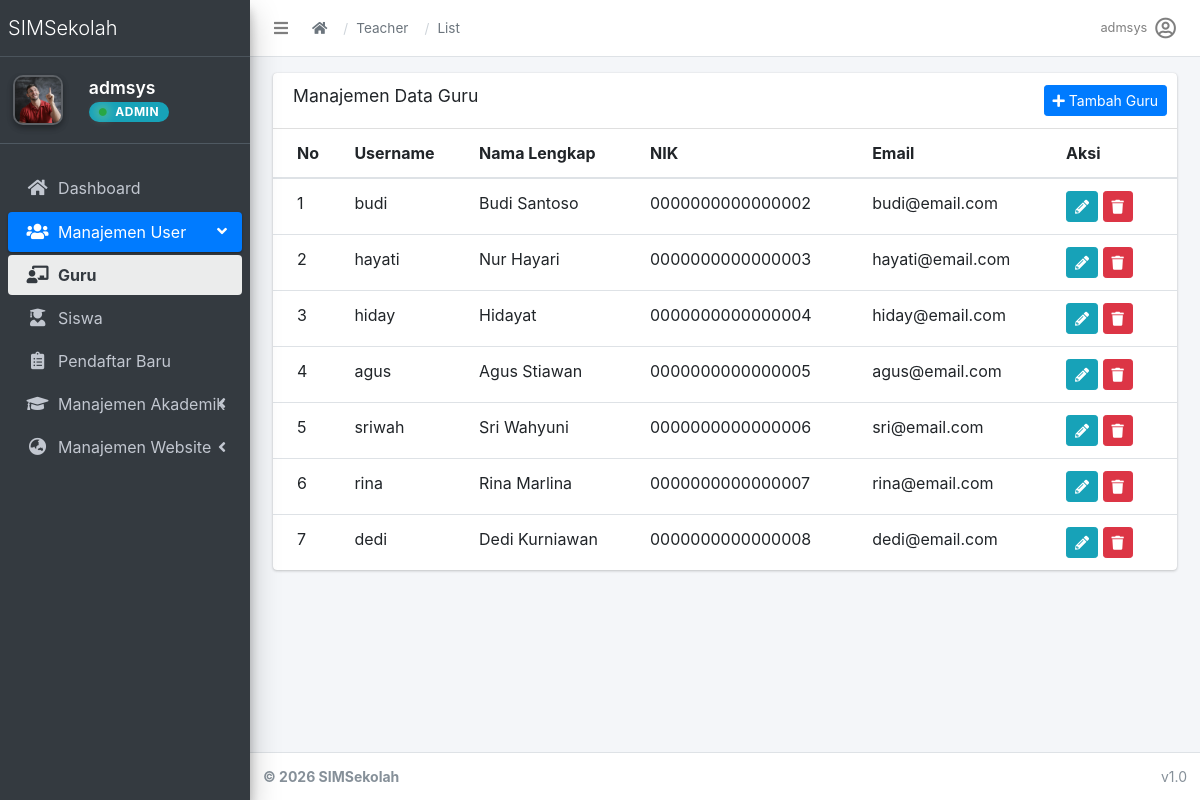
/accounts/teachers/ (signed in), run on an earlier commit of the app's database.
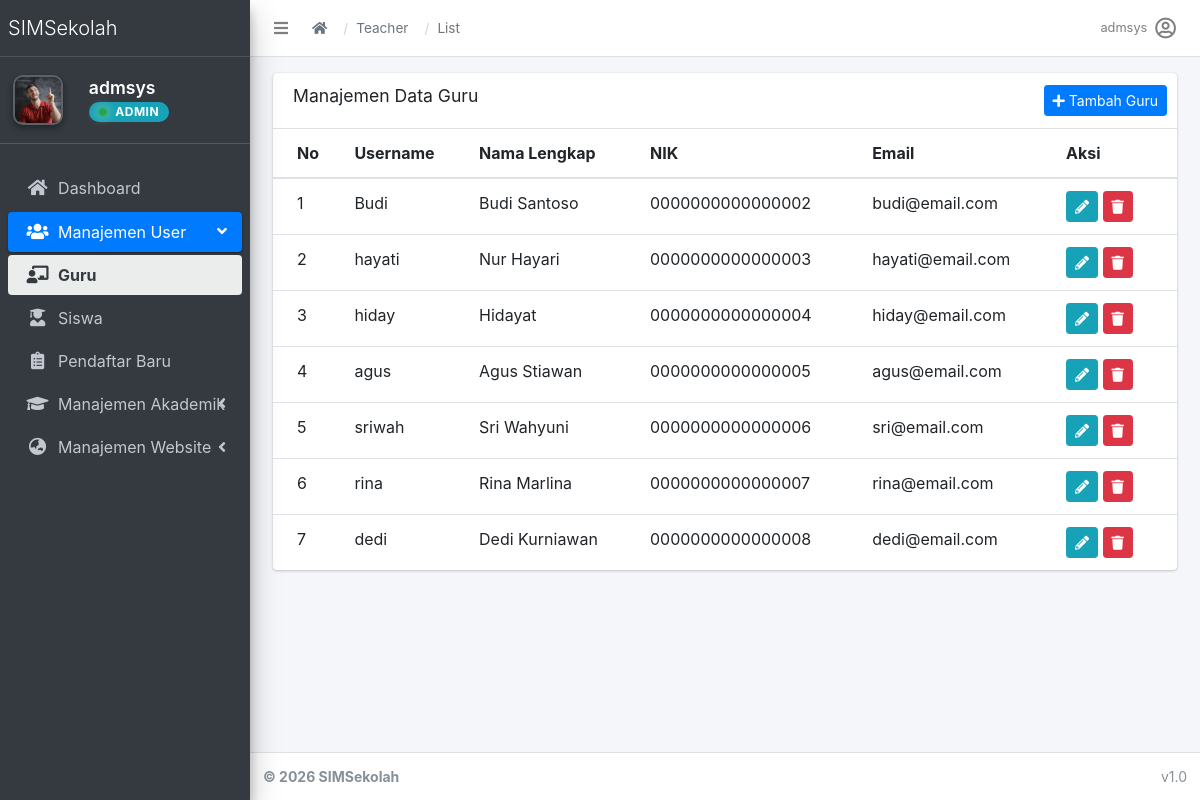
And on a later commit of the database.
### apps/accounts/models.py (models this page shows, shortened)
class User(AbstractUser):
    role = models.CharField(
        max_length=20,
        choices=(
            ('admin', 'Admin'),
            ('operator', 'Operator'),
            ('teacher', 'Teacher'),
            ('student', 'Student'),
        ),
        default='student'
    )

class UserProfile(models.Model):
    GENDER_CHOICES = (
        ('L', 'Laki-laki'),
        ('P', 'Perempuan'),
    )
    user = models.OneToOneField(User, on_delete=models.CASCADE)
    nama_lengkap = models.CharField(max_length=150, blank=True)
    nik = models.CharField(max_length=16, blank=True)
    jenis_kelamin = models.CharField(max_length=1, choices=GENDER_CHOICES, blank=True)
    tempat_lahir = models.CharField(max_length=100, blank=True)
    tanggal_lahir = models.DateField(null=True, blank=True)
    nama_ibu_kandung = models.CharField(max_length=150, blank=True)
    nama_sekolah = models.CharField(max_length=200, blank=True)
    npsn = models.CharField(max_length=20, blank=True)
    alamat_sekolah = models.TextField(blank=True)
    email_unit_kerja = models.EmailField(blank=True)
    alamat_rumah = models.TextField(blank=True)
    no_hp = models.CharField(max_length=20, blank=True)
    email_pribadi = models.EmailField(blank=True)
    pendidikan_terakhir = models.CharField(max_length=100, blank=True)
    jurusan = models.CharField(max_length=100, blank=True)
    gelar = models.CharField(max_length=50, blank=True)

### apps/accounts/views.py (the view)
# urls.py: path('teachers/', views.teacher_list, name='teacher_list'),
@admin_only
def teacher_list(request):
    teachers = User.objects.filter(role='teacher')
    return render(request, 'accounts/teacher_list.html', {'teachers': teachers})

### apps/accounts/templatetags/account_tags.py (called while the page is built)
@register.inclusion_tag('accounts/partials/user_info.html', takes_context=True)
def user_profile_info(context):
    request = context['request']
    user = request.user
    return {
        'profile': user.userprofile if user.is_authenticated else None,
        'user': user
    }

### apps/core/context_processors.py (called while the page is built)
def theme(request):
    return {
        "THEME": settings.THEME
    }

def breadcrumbs(request):
    breadcrumbs = []
    if request.resolver_match:
        url_name = request.resolver_match.url_name
        if url_name:
            parts = url_name.split("_")
            for part in parts:
                breadcrumbs.append({
                    "name": part.capitalize(),
                    "url": ""
                })
    return {
        "breadcrumbs": breadcrumbs
    }

### apps/accounts/templates/accounts/teacher_list.html (shortened to what this page needs)
{% extends 'admin/base.html' %}
{% load static %}
{% block content %}
<div class="container-fluid">
    <div class="row">
        <div class="col-12">
            <div class="card">
                <div class="card-header">
                    <h3 class="card-title">Manajemen Data Guru</h3>
                    <div class="card-tools">
                        <a href="{% url 'accounts:teacher_create' %}" class="btn btn-primary btn-sm">
                            <i class="fas fa-plus"></i> Tambah Guru
                        </a>
                    </div>
                </div>
                <div class="card-body table-responsive p-0">
                    <table class="table table-hover text-nowrap">
                        <thead>
                            <tr>
                                <th>No</th>
                                <th>Username</th>
                                <th>Nama Lengkap</th>
                                <th>NIK</th>
                                <th>Email</th>
                                <th>Aksi</th>
                            </tr>
                        </thead>
                        <tbody>
                            {% for teacher in teachers %}
                            <tr>
                                <td>{{ forloop.counter }}</td>
                                <td>{{ teacher.username }}</td>
                                <td>{{ teacher.userprofile.nama_lengkap|default:"-" }}</td>
                                <td>{{ teacher.userprofile.nik|default:"-" }}</td>
                                <td>{{ teacher.email }}</td>
                                <td>
                                    <a href="{% url 'accounts:teacher_edit' teacher.pk %}" class="btn btn-info btn-sm">
                                        <i class="fas fa-pencil-alt"></i>
                                    </a>
                                    <button class="btn btn-danger btn-sm" onclick="confirmDelete('{{ teacher.pk }}', '{{ teacher.username }}')">
                                        <i class="fas fa-trash"></i>
                                    </button>
                                </td>
                            </tr>
                            {% empty %}
                            <tr>
                                <td colspan="6" class="text-center">Belum ada data guru.</td>
                            </tr>
                            {% endfor %}
                        </tbody>
                    </table>
                </div>
                </div>
        </div>
    </div>
</div>
{% endblock %}

What changed in the data, as far as the page shows it:
changed User "budi@email.com": username "budi" → "Budi"
